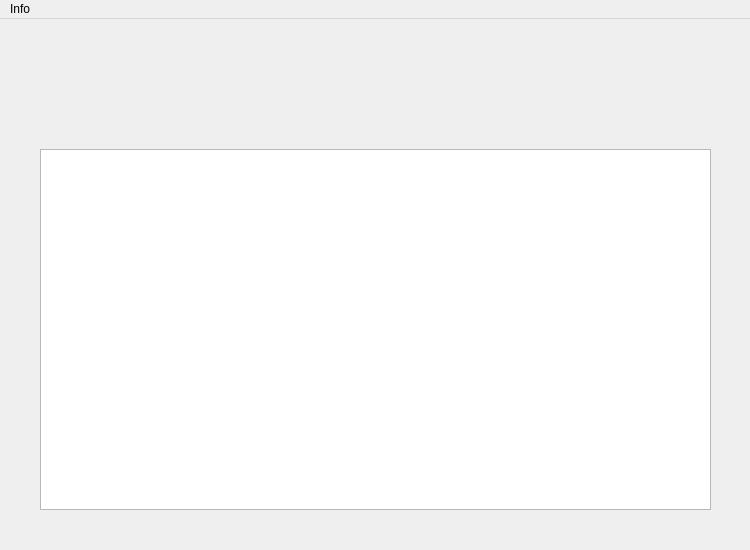
<?xml version="1.0" encoding="UTF-8"?>
<ui version="4.0">
 <class>MainWindow</class>
 <widget class="QMainWindow" name="MainWindow">
  <property name="geometry">
   <rect>
    <x>0</x>
    <y>0</y>
    <width>750</width>
    <height>550</height>
   </rect>
  </property>
  <property name="minimumSize">
   <size>
    <width>750</width>
    <height>550</height>
   </size>
  </property>
  <property name="maximumSize">
   <size>
    <width>750</width>
    <height>550</height>
   </size>
  </property>
  <property name="windowTitle">
   <string>Service - Orders Page</string>
  </property>
  <widget class="QWidget" name="centralwidget">
   <widget class="QListWidget" name="listWidget">
    <property name="geometry">
     <rect>
      <x>40</x>
      <y>130</y>
      <width>671</width>
      <height>361</height>
     </rect>
    </property>
   </widget>
  </widget>
  <widget class="QMenuBar" name="menubar">
   <property name="geometry">
    <rect>
     <x>0</x>
     <y>0</y>
     <width>750</width>
     <height>21</height>
    </rect>
   </property>
   <widget class="QMenu" name="menuInfo">
    <property name="title">
     <string>Info</string>
    </property>
    <addaction name="actionAbout"/>
   </widget>
   <addaction name="menuInfo"/>
  </widget>
  <action name="actionAbout">
   <property name="text">
    <string>About</string>
   </property>
  </action>
 </widget>
 <resources/>
 <connections/>
</ui>
